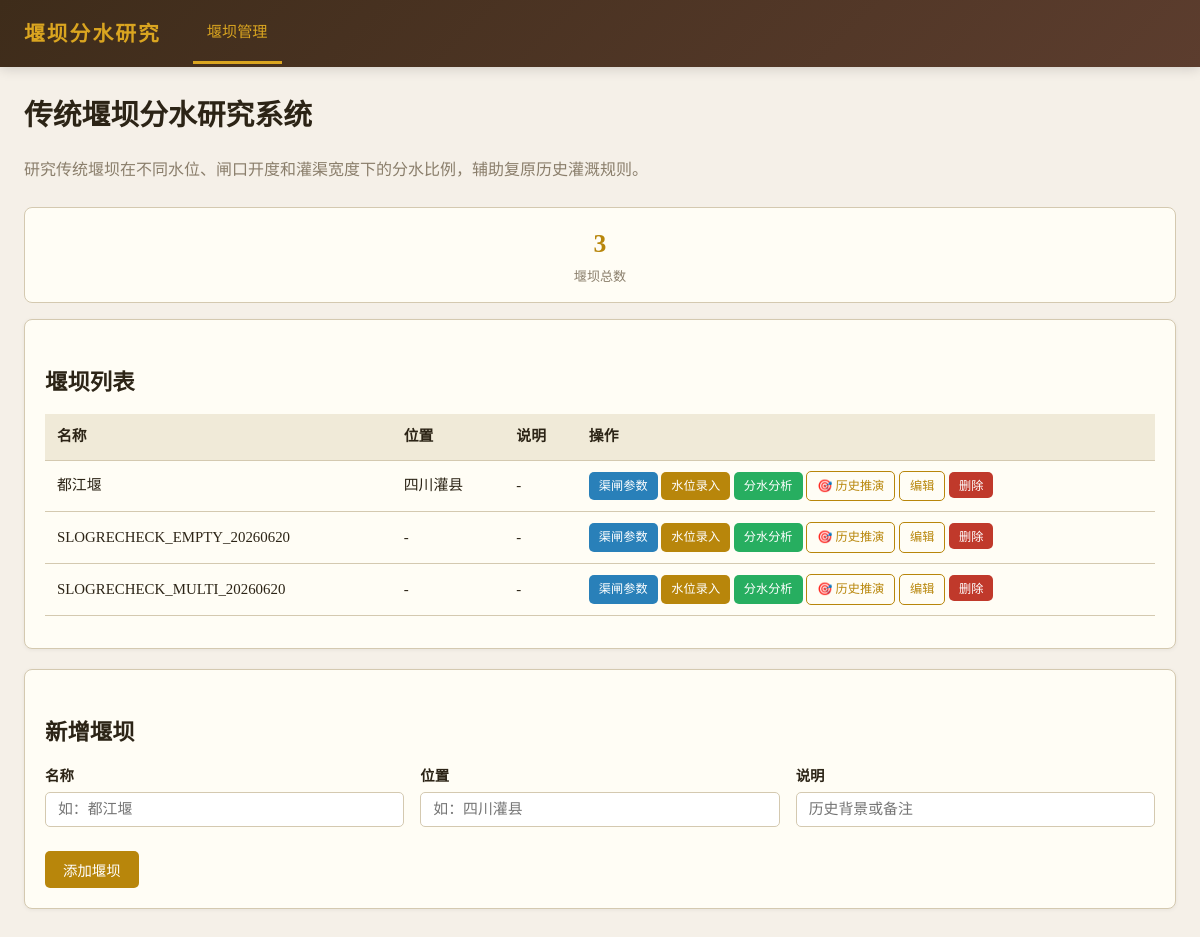
Before: / with the older database file.
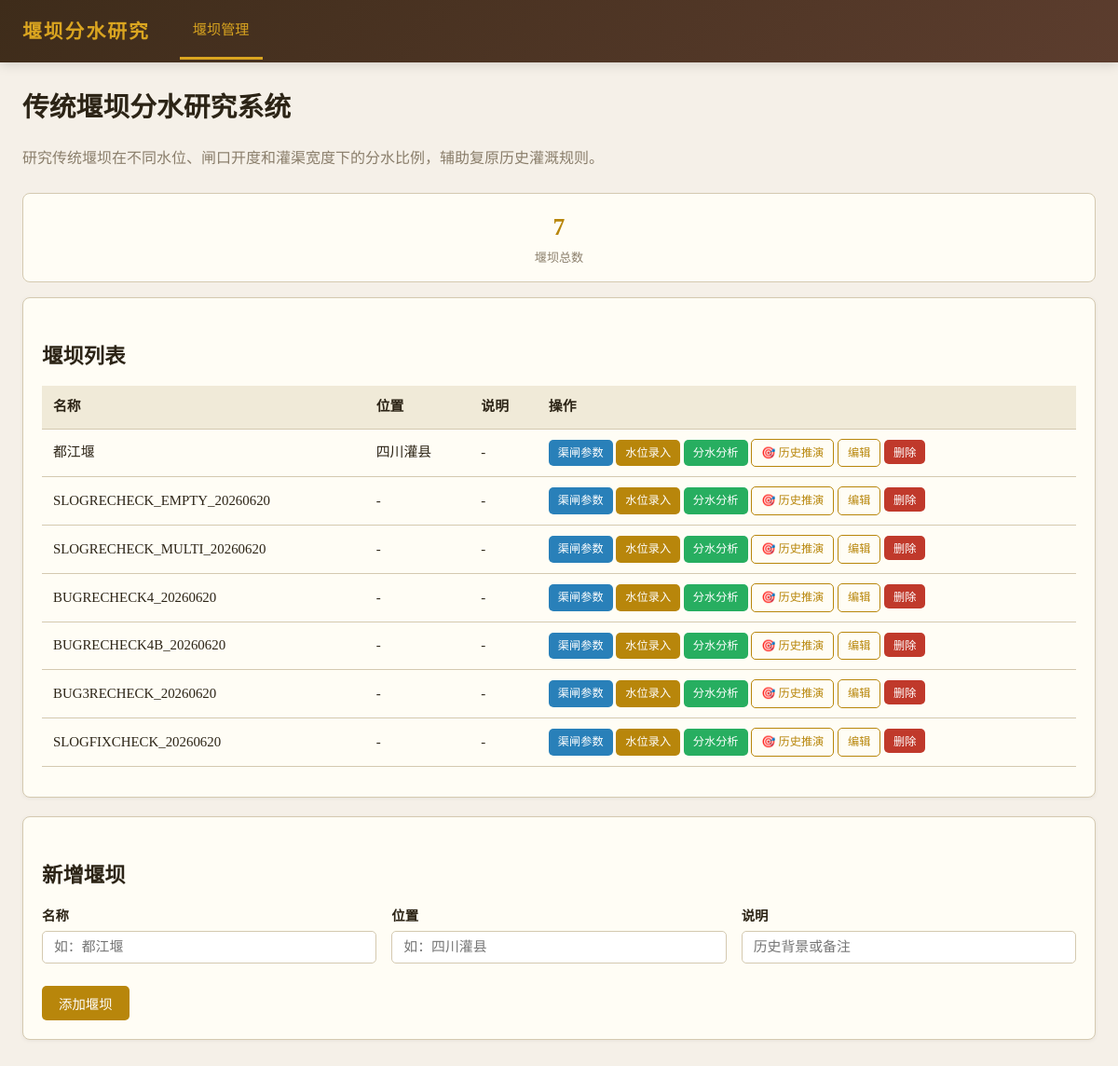
After: the same page with the newer database file.
### tables this page shows
CREATE TABLE weirs (
            id INTEGER PRIMARY KEY AUTOINCREMENT,
            name TEXT NOT NULL,
            location TEXT DEFAULT '',
            description TEXT DEFAULT ''
        );

### app/routers/weirs.py (the view)
@router.get("/", response_class=HTMLResponse)
def index(request: Request):
    db = get_db()
    weirs = db.execute("SELECT * FROM weirs ORDER BY id").fetchall()
    db.close()
    return getattr(request.app.state, "templates", None).TemplateResponse(request, "index.html", {"weirs": weirs})

### app/templates/index.html (shortened to what this page needs)
{% extends "base.html" %}
{% block nav_weirs %}class="active"{% endblock %}
{% block content %}
<h1>传统堰坝分水研究系统</h1>
<p style="color: var(--muted); margin-bottom: 24px;">研究传统堰坝在不同水位、闸口开度和灌渠宽度下的分水比例，辅助复原历史灌溉规则。</p>
<div class="stat-row">
    <div class="stat-card">
        <div class="stat-value">{{ weirs|length }}</div>
        <div class="stat-label">堰坝总数</div>
    </div>
</div>
<div class="card">
    <h2>堰坝列表</h2>
    {% if weirs %}
    <table>
        <thead>
            <tr><th>名称</th><th>位置</th><th>说明</th><th>操作</th></tr>
        </thead>
        <tbody>
            {% for w in weirs %}
            <tr>
                <td>{{ w.name }}</td>
                <td>{{ w.location or '-' }}</td>
                <td>{{ w.description or '-' }}</td>
                <td>
                    <a href="/weirs/{{ w.id }}/canals" class="btn btn-sm btn-info">渠闸参数</a>
                    <a href="/weirs/{{ w.id }}/waterlevels" class="btn btn-sm btn-primary">水位录入</a>
                    <a href="/weirs/{{ w.id }}/schemes" class="btn btn-sm btn-success">分水分析</a>
                    <a href="/weirs/{{ w.id }}/scenarios" class="btn btn-sm btn-outline">🎯 历史推演</a>
                    <a href="/weirs/{{ w.id }}/edit" class="btn btn-sm btn-outline">编辑</a>
                    <form method="post" action="/weirs/{{ w.id }}/delete" style="display:inline" onsubmit="return confirm('确定删除该堰坝？所有关联数据将一并删除。')">
                        <button type="submit" class="btn btn-sm btn-danger">删除</button>
                    </form>
                </td>
            </tr>
            {% endfor %}
        </tbody>
    </table>
    {% else %}
    <div class="empty-state">
        <div class="icon">🏜️</div>
        <p>尚未创建堰坝，请先添加一座堰坝</p>
    </div>
    {% endif %}
</div>
<div class="card">
    <h2>新增堰坝</h2>
    <form method="post" action="/weirs">
        <div class="form-row">
            <div class="form-group">
                <label>名称</label>
                <input type="text" name="name" required placeholder="如：都江堰">
            </div>
            <div class="form-group">
                <label>位置</label>
                <input type="text" name="location" placeholder="如：四川灌县">
            </div>
            <div class="form-group">
                <label>说明</label>
                <input type="text" name="description" placeholder="历史背景或备注">
            </div>
        </div>
        <div style="margin-top:12px">
            <button type="submit" class="btn btn-primary">添加堰坝</button>
        </div>
    </form>
</div>
{% endblock %}

### app/templates/base.html (shortened to what this page needs)
<!DOCTYPE html>
<html lang="zh-CN">
<head>
</head>
<body>
    <nav>
        <div class="nav-inner">
            <a href="/" class="brand">堰坝分水研究</a>
            <ul class="nav-links">
                <li><a href="/weirs" {% block nav_weirs %}{% endblock %}>堰坝管理</a></li>
            </ul>
        </div>
    </nav>
    <div class="container">
        {% block content %}{% endblock %}
    </div>
</body>
</html>

### app/templates/base.html (style rules this page uses)
:root { --bg: #f5f0e8; --fg: #2c2416; --muted: #8a7e6b; --accent: #b8860b; --accent-light: #daa520; --card: #fffdf5; --border: #d4c9b0; --danger: #c0392b; --success: #27ae60; --info: #2980b9; }
* { margin: 0; padding: 0; box-sizing: border-box; }
body { font-family: "Noto Serif SC", "Songti SC", Georgia, serif; background: var(--bg); color: var(--fg); line-height: 1.7; }
nav { background: linear-gradient(135deg, #3e2c1a 0%, #5c3d2e 100%); color: #f5f0e8; padding: 0; box-shadow: 0 2px 12px rgba(0,0,0,0.15); }
nav .nav-inner { max-width: 1200px; margin: 0 auto; display: flex; align-items: center; padding: 0 24px; }
nav .brand { font-size: 1.3em; font-weight: 700; padding: 16px 0; letter-spacing: 2px; text-decoration: none; color: #daa520; }
nav .nav-links { display: flex; gap: 4px; margin-left: 32px; list-style: none; }
nav .nav-links a { color: #d4c9b0; text-decoration: none; padding: 16px 14px; display: block; font-size: 0.95em; transition: color 0.2s, border-bottom-color 0.2s; border-bottom: 3px solid transparent; }
nav .nav-links a:hover, nav .nav-links a.active { color: #daa520; border-bottom-color: #daa520; }
.container { max-width: 1200px; margin: 0 auto; padding: 24px; }
h1 { font-size: 1.8em; margin-bottom: 16px; color: var(--fg); }
h2 { font-size: 1.4em; margin: 24px 0 12px; color: var(--fg); }
.card { background: var(--card); border: 1px solid var(--border); border-radius: 8px; padding: 20px; margin-bottom: 20px; box-shadow: 0 1px 4px rgba(0,0,0,0.06); }
table { width: 100%; border-collapse: collapse; margin: 12px 0; }
th, td { padding: 10px 12px; text-align: left; border-bottom: 1px solid var(--border); font-size: 0.93em; }
th { background: #f0ead8; font-weight: 600; color: var(--fg); }
.btn { display: inline-block; padding: 8px 18px; border: none; border-radius: 5px; font-size: 0.9em; cursor: pointer; text-decoration: none; transition: all 0.2s; font-family: inherit; }
.btn-primary { background: var(--accent); color: #fff; }
.btn-danger { background: var(--danger); color: #fff; }
.btn-success { background: var(--success); color: #fff; }
.btn-info { background: var(--info); color: #fff; }
.btn-sm { padding: 4px 10px; font-size: 0.82em; }
.btn-outline { background: transparent; border: 1px solid var(--accent); color: var(--accent); }
form { display: inline; }
.form-group { margin-bottom: 12px; }
.form-group label { display: block; margin-bottom: 4px; font-weight: 600; font-size: 0.9em; color: var(--fg); }
.form-group input, .form-group select, .form-group textarea { width: 100%; max-width: 400px; padding: 8px 12px; border: 1px solid var(--border); border-radius: 5px; font-size: 0.93em; font-family: inherit; background: #fff; }
.form-row { display: flex; gap: 16px; flex-wrap: wrap; }
.form-row .form-group { flex: 1; min-width: 180px; }
.stat-row { display: flex; gap: 16px; flex-wrap: wrap; margin-bottom: 16px; }
.stat-card { flex: 1; min-width: 140px; background: var(--card); border: 1px solid var(--border); border-radius: 8px; padding: 14px; text-align: center; }
.stat-card .stat-value { font-size: 1.6em; font-weight: 700; color: var(--accent); }
.stat-card .stat-label { font-size: 0.82em; color: var(--muted); }

Changed rows visible on the page:
added weirs: name "BUGRECHECK4_20260620", location "-", description "-"
added weirs: name "BUGRECHECK4B_20260620", location "-", description "-"
added weirs: name "BUG3RECHECK_20260620", location "-", description "-"
added weirs: name "SLOGFIXCHECK_20260620", location "-", description "-"
Other visible differences:
{{ weirs|length }}: "3" → "7"
